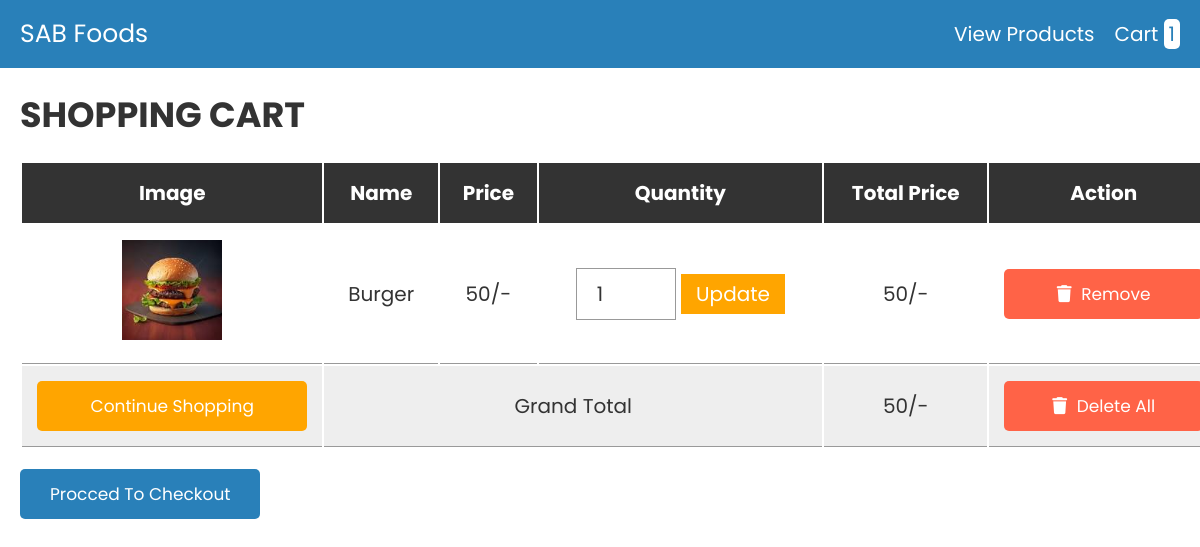
The app's page /cart.php with its own data.
### tables this page shows
CREATE TABLE `cart` (
  `id` int(11) NOT NULL,
  `name` varchar(255) NOT NULL,
  `price` int(11) NOT NULL,
  `image` blob NOT NULL,
  `quantity` int(11) NOT NULL
);

### cart.php (the view, shortened to what this page needs)
<?php
@include 'config.php';
?>
<!DOCTYPE html>
<html lang="en">
<head>
   <link rel="stylesheet" href="https://cdnjs.cloudflare.com/ajax/libs/font-awesome/6.0.0/css/all.min.css">
   <link rel="stylesheet" href="admin/css/style.css">
</head>
<body>
<?php include 'fheader.php'; ?>
<div class="container">
<section class="shopping-cart">
   <h1 class="heading">shopping cart</h1>
   <table>
      <thead>
         <th>image</th>
         <th>name</th>
         <th>price</th>
         <th>quantity</th>
         <th>total price</th>
         <th>action</th>
      </thead>
      <tbody>
         <?php
         $select_cart = mysqli_query($conn, "SELECT * FROM `cart`");
         $grand_total = 0;
         if(mysqli_num_rows($select_cart) > 0){
            while($fetch_cart = mysqli_fetch_assoc($select_cart)){
         ?>
         <tr>
            <td><img src="uploaded_img/<?php echo $fetch_cart['image']; ?>" height="100" alt=""></td>
            <td><?php echo $fetch_cart['name']; ?></td>
            <td><?php echo number_format($fetch_cart['price']); ?>/-</td>
            <td>
               <form action="" method="post">
                  <input type="number" name="update_quantity" min="1"  value="<?php echo $fetch_cart['quantity']; ?>" >
                  <input type="submit" value="update" name="update_update_btn">
               </form>
            </td>
            <td><?php echo $sub_total = number_format($fetch_cart['price'] * $fetch_cart['quantity']); ?>/-</td>
            <td><a href="cart.php?remove=<?php echo $fetch_cart['id']; ?>" onclick="return confirm('remove item from cart?')" class="delete-btn"> <i class="fas fa-trash"></i> remove</a></td>
         </tr>
         <?php
           $grand_total += $sub_total;
            };
         };
         ?>
         <tr class="table-bottom">
            <td><a href="products.php" class="option-btn" style="margin-top: 0;">continue shopping</a></td>
            <td colspan="3">grand total</td>
            <td><?php echo $grand_total; ?>/-</td>
            <td><a href="cart.php?delete_all" onclick="return confirm('are you sure you want to delete all?');" class="delete-btn"> <i class="fas fa-trash"></i> delete all </a></td>
         </tr>
      </tbody>
   </table>
   <div class="checkout-btn">
      <a href="checkout.php" class="btn <?= ($grand_total > 1)?'':'disabled'; ?>">procced to checkout</a>
   </div>
</section>
</div>
</body>
</html>

### admin/css/style.css (style rules this page uses)
:root { --blue:#2980b9; --red:tomato; --orange:orange; --black:#333; --white:#fff; --bg-color:#eee; --dark-bg:rgba(0,0,0,.7); --box-shadow:0 .5rem 1rem rgba(0,0,0,.1); --border:.1rem solid #999; }
* { font-family: 'Poppins', sans-serif; margin:0; padding:0; box-sizing: border-box; outline: none; border:none; text-decoration: none; text-transform: capitalize; }
html { font-size: 62.5%; overflow-x: hidden; }
.container { max-width: 1200px; margin:0 auto; }
section { padding:2rem; }
.heading { text-align: center; font-size: 3.5rem; text-transform: uppercase; color:var(--black); margin-bottom: 2rem; }
.btn, .option-btn, .delete-btn { display: block; width: 100%; text-align: center; background-color: var(--blue); color:var(--white); font-size: 1.7rem; padding:1.2rem 3rem; border-radius: .5rem; cursor: pointer; margin-top: 1rem; }
.option-btn i, .delete-btn i { padding-right: .5rem; }
.option-btn { background-color: var(--orange); }
.delete-btn { margin-top: 0; background-color: var(--red); }
.shopping-cart table { text-align: center; width: 100%; }
.shopping-cart table thead th { padding:1.5rem; font-size: 2rem; color:var(--white); background-color: var(--black); }
.shopping-cart table tr td { border-bottom: var(--border); padding:1.5rem; font-size: 2rem; color:var(--black); }
.shopping-cart table input[type="number"] { border: var(--border); padding:1rem 2rem; font-size: 2rem; color:var(--black); width: 10rem; }
.shopping-cart table input[type="submit"] { padding:.5rem 1.5rem; cursor: pointer; font-size: 2rem; background-color: var(--orange); color:var(--white); }
.shopping-cart table .table-bottom { background-color: var(--bg-color); }
.shopping-cart .checkout-btn { text-align: center; margin-top: 1rem; }
.shopping-cart .checkout-btn a { display: inline-block; width: auto; }
@media (max-width:1200px) { .shopping-cart { overflow-x: scroll; } }
@media (max-width:1200px) { .shopping-cart table { width: 120rem; } }
@media (max-width:1200px) { .shopping-cart .heading { text-align: left; } }
@media (max-width:1200px) { .shopping-cart .checkout-btn { text-align: left; } }

### records on screen
cart: image (picture), name "Burger", price "50", update_quantity "1"

### other values on screen
$row_count "1"
$grand_total "50"
